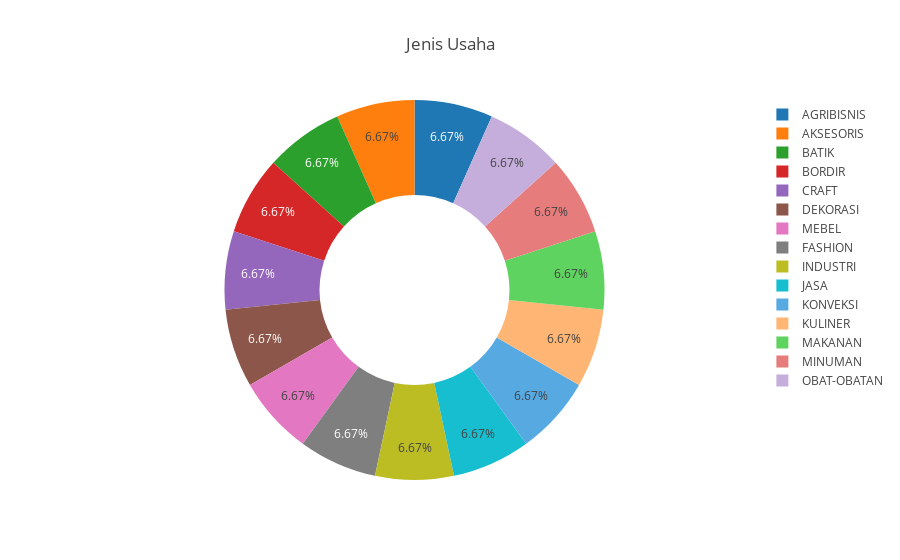

The cell this chart's notebook holds for it:
### Markdown cell above
### **Berapa persen frekuensi kemunculan Jenis Usaha dalam data?**

### Code cell
bivariate_visualization_pie(
    data=data,
    names='jenis_usaha',
    title='Jenis Usaha',
    hole=0.5
)

### Figure 1 — Plotly figure (JSON) as saved in the notebook; plotly's stock layout.template omitted (floating-point values rounded to 4 significant figures; data arrays with more than 128 entries replaced by an {"elided": "..."} marker saying what was removed)
{"data": [{"domain": {"x": [0, 1], "y": [0, 1]}, "hole": 0.5, "hovertemplate": "jenis_usaha=%{label}<extra></extra>", "labels": {"elided": "405 str values"}, "legendgroup": "", "name": "", "showlegend": true, "type": "pie"}], "layout": {"autosize": true, "legend": {"tracegroupgap": 0}, "title": {"text": "Jenis Usaha"}}}
